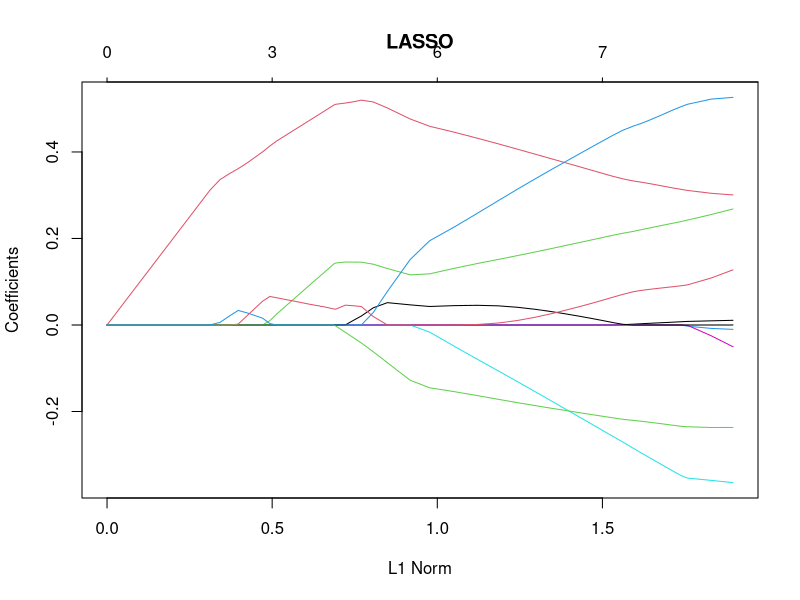
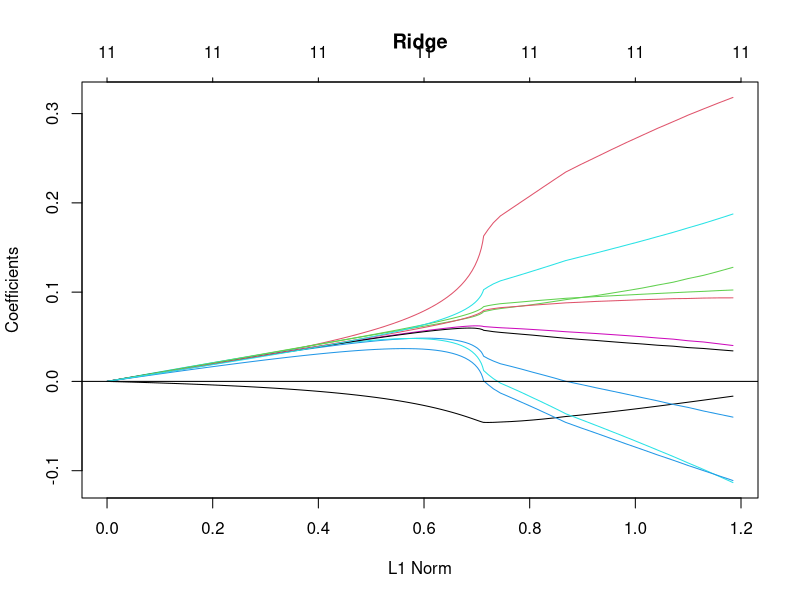
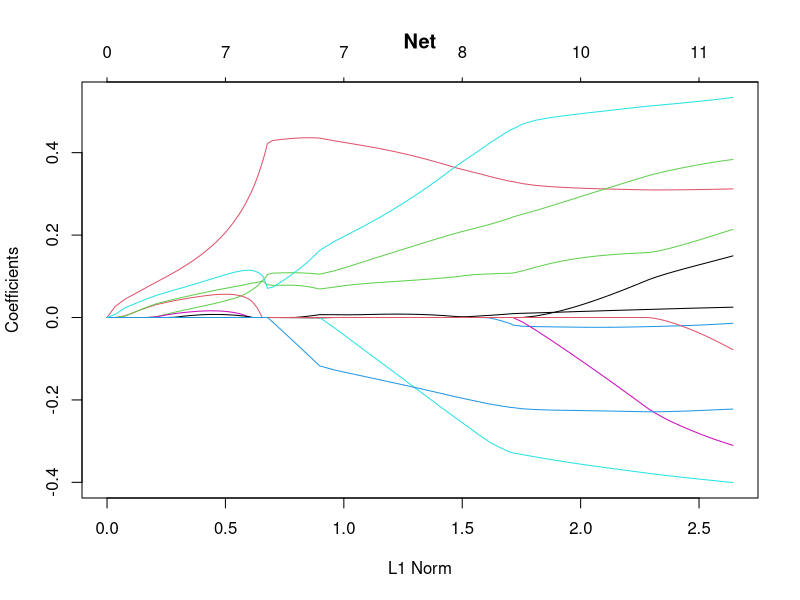

Write R code to recreate these figures, in order.
## ---- chunk 1
knitr::opts_chunk$set(echo = TRUE)
## ---- chunk 2
dat <- USJudgeRatings
library(glmnet)
x <- as.matrix(dat[,-2])
y <- dat[,2]
cvlasso <- cv.glmnet(x,y,alpha=1)
lasso <- glmnet(x,y,alpha=1)
cvlasso$lambda.min
glmnet(x,y,alpha=1,lambda=cvlasso$lambda.min)$beta
plot(lasso,main="LASSO")

## ---- chunk 3
#Ridge
cvridge <- cv.glmnet(x,y,alpha=0)
ridge <- glmnet(x,y,alpha=0)
cvridge$lambda.min
glmnet(x,y,alpha=0,lambda=cvridge$lambda.min)$beta
plot(ridge,main="Ridge")
abline(a=0,b=0)
## ---- chunk 4
cvnet <- cv.glmnet(x,y,alpha=0.5)
net <- glmnet(x,y,alpha=0.5)
cvnet$lambda.min
glmnet(x,y,alpha=0.5,lambda=cvnet$lambda.min)$beta
plot(net,main="Net")
